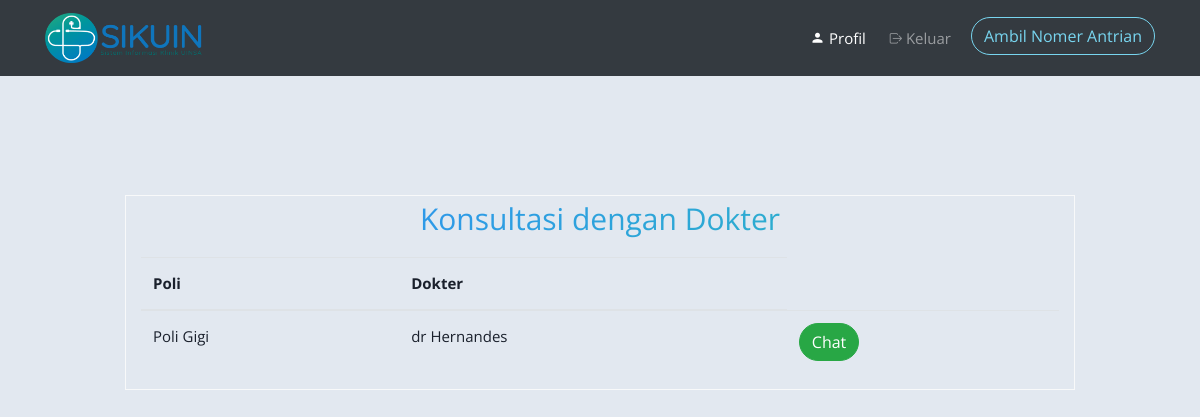
Page /index.php/chat on the earlier database version.
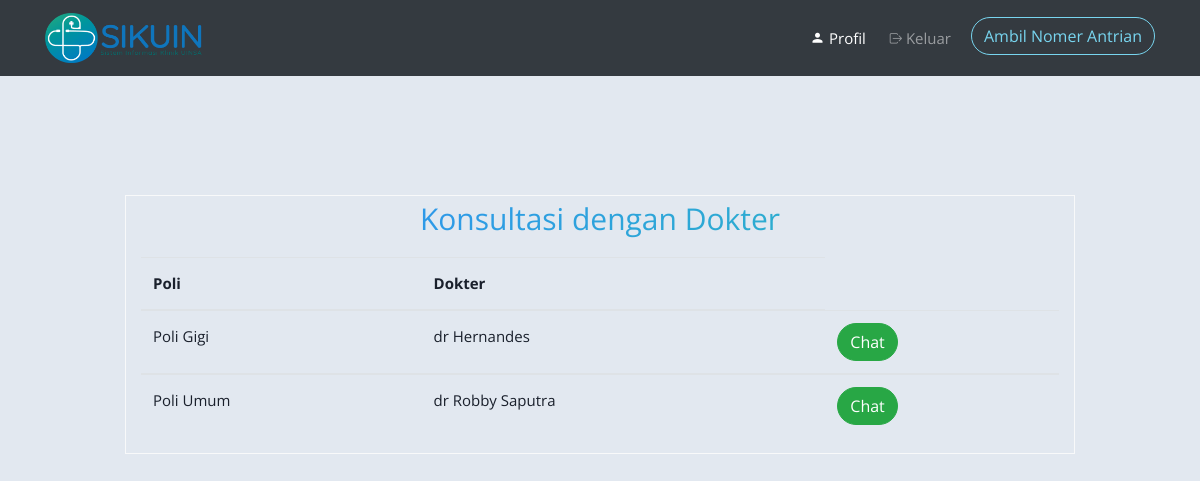
Same page on the later database version.
### tables this page shows
CREATE TABLE `pegawai` (
  `id` int(11) NOT NULL,
  `nama` varchar(20) NOT NULL,
  `alamat` text NOT NULL,
  `username` varchar(20) NOT NULL,
  `password` text NOT NULL,
  `status` varchar(10) NOT NULL,
  `posisi` varchar(20) NOT NULL
);

### application/controllers/Chat.php (called while the page is built, shortened)
<?php
class Chat extends CI_Controller {
function __construct(){
        $this->load->database();
        $this->load->model('m_chat');
    }
	public function index(){
		$data['data']=$this->m_chat->load_data();
		$this->load->view('pasien/nav_profile');
		$this->load->view('pasien/konsultasi',$data);
		$this->load->view('pasien/footer_profile');
	}
}

### index.php (called while the page is built, shortened)
<?php
require_once BASEPATH.'core/CodeIgniter.php';

### application/models/m_chat.php (called while the page is built, shortened)
<?php
	class M_chat  extends CI_Model  {
		function load_data()
		{
			$sql=$this->db->query("SELECT `id`,`nama`, `posisi` FROM `pegawai` WHERE status='dokter'");
	        return $sql;
		}
	}
?>

### application/views/pasien/konsultasi.php (the view)
<section class="ftco-section">
  <div class="container">
      <div class="row justify-content-center ">
      <div class="col-md-10 text-center heading-section ftco-animate border border-light">
        <h2 class="mb-3 ">Konsultasi dengan Dokter</h2>
        <table class="table table-hover text-left">
          <thead>
            <tr>
              <th scope="col" colspan="2">Poli</th>
              <th scope="col">Dokter</th>
            </tr>
          </thead>
          <?php
                  foreach($data->result_array() as $i):
                        $id=$i['id'];
                        $Nama=$i['nama'];
                        $posisi=$i['posisi'];
            ?>
          <tbody class="text-left">
            <tr>
              <td colspan="2" ><?php echo $posisi;?></td>
              <td><?php echo $Nama;?></td>
              <td>
                <a class="btn btn-success" href="<?php echo site_url('Chat/room_chat/'.$id);?>" role="button">Chat</a>
              </td>
            </tr>
          </tbody>
          <?php endforeach;?>
        </table>
      </div>
    </div>
  </div>
</section>

Differences in the rows shown:
added pegawai: posisi "Poli Umum", nama "dr Robby Saputra"
